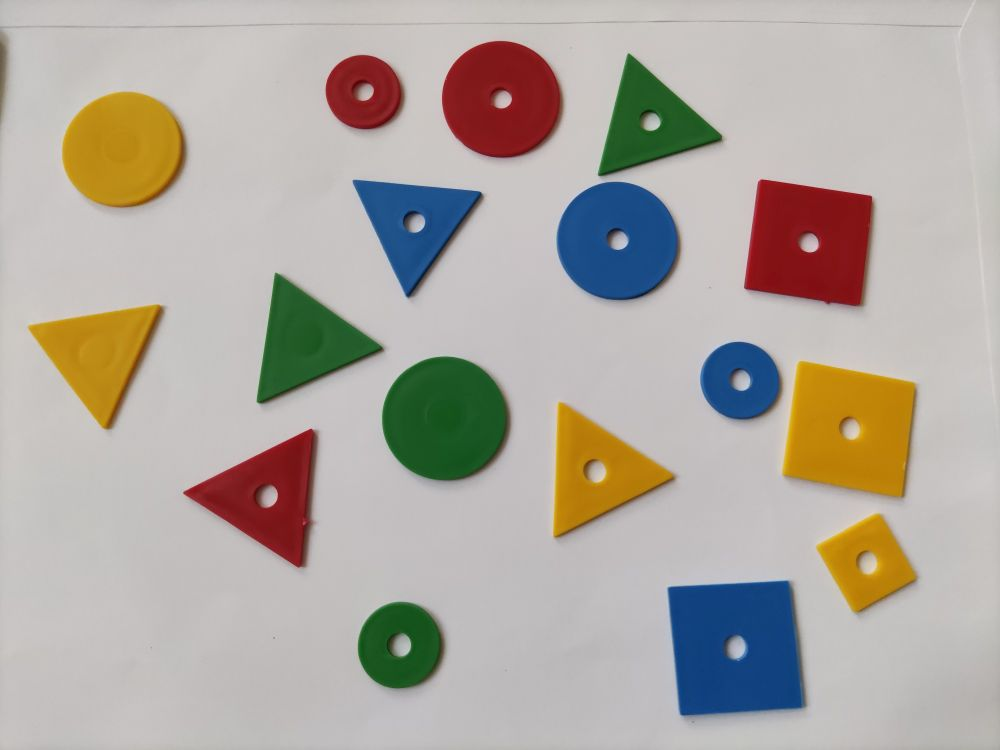
#> input picture Példatár/shapes/shapes_10.jpg, 1000 x 750 px
$ python 07_01_edge_plot.py
#> lines starting #> are read from the running program, lines starting #| are printed output that depends on the picture

import cv2
import numpy as np
from matplotlib import pyplot as plt

plot_type = 2


def print_usage():
    print('Usage:')
    print('x: Select intensity profile along the X-axis')
    print('y: Select intensity profile along the Y-axis')
    print('b: Select intensity profile along both axes (default)')
    print('Left mouse click: draw selected profile(s) defined by the clicked position')
    print('q: quit')


def get_diagram_as_image(fig_in):
    fig_in.canvas.draw()
    data = np.frombuffer(fig_in.canvas.tostring_rgb(), dtype=np.uint8)
    data = data.reshape(fig_in.canvas.get_width_height()[::-1] + (3,))
    data_bgr = cv2.cvtColor(data, cv2.COLOR_RGB2BGR)

    return data_bgr


def mouse_click(event, x, y, flags, param):
    global image_in, image_gray_bgr, image_copy
    global fig

    if event == cv2.EVENT_LBUTTONDOWN:
        image_gray_bgr = image_copy.copy()
        if image_gray_bgr.ndim == 3:
            if (plot_type == 0) or (plot_type == 2):
                image_gray_bgr[y, :] = [0, 0, 255]
            if (plot_type == 1) or (plot_type == 2):
                image_gray_bgr[:, x] = [0, 255, 0]
        cv2.imshow('image', image_gray_bgr)

        fig.clf()
        if (plot_type == 0) or (plot_type == 2):
            plt.plot(image_in[y, :], color='r')
        if (plot_type == 1) or (plot_type == 2):
            plt.plot(image_in[:, x], color='g')
        # plt.ylim([0, 255])
        # fig.tight_layout(pad=0)
        edge_plot = get_diagram_as_image(fig)
        cv2.imshow('edge_plot', edge_plot)


print_usage()

image_in = cv2.imread('shapes/shapes_10.jpg', cv2.IMREAD_GRAYSCALE)
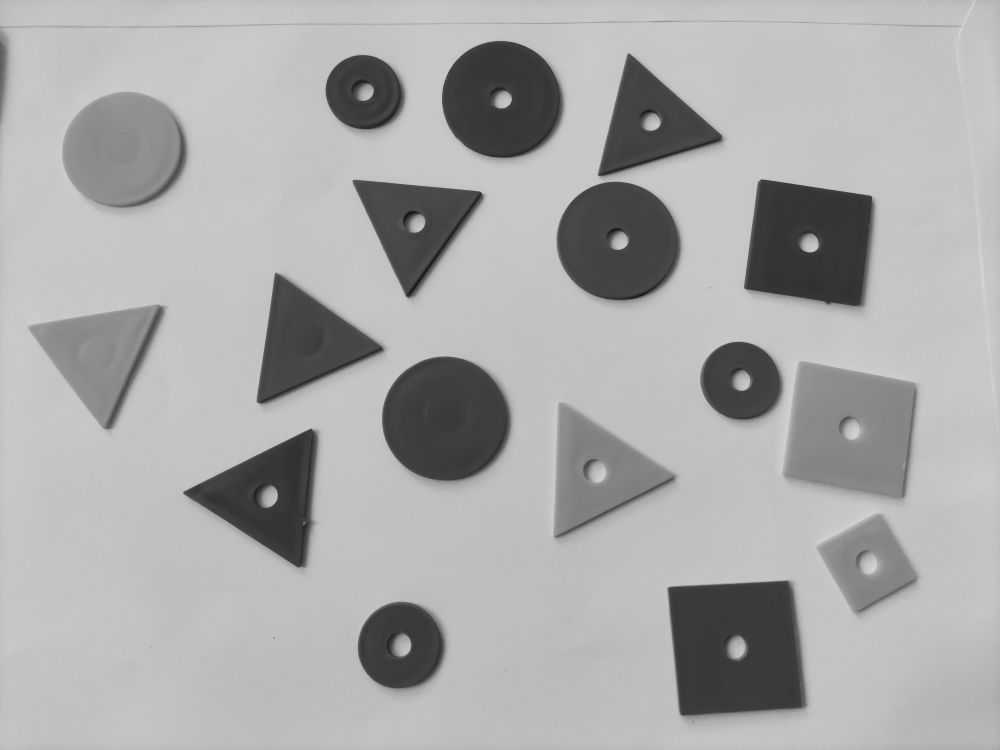
#> image_in: shape (750, 1000); min 14, max 216, mean 170.3
# [5 lines of commented-out code are left out]
image_gray_bgr = cv2.merge([image_in, image_in, image_in])
image_copy = image_gray_bgr.copy()

fig = plt.figure(figsize=(4, 2), dpi=100)

cv2.imshow('image', image_in)
cv2.setMouseCallback('image', mouse_click)

while True:
    key = cv2.waitKey(0)
#> (key x is pressed here)

    if key == ord('x'):
        plot_type = 0

    if key == ord('y'):
        plot_type = 1

    if key == ord('b'):
        plot_type = 2

    if key == ord('q'):
        break


cv2.destroyAllWindows()

$ run again, with Példatár/PalPant_800.jpg copied over Példatár/shapes/shapes_10.jpg
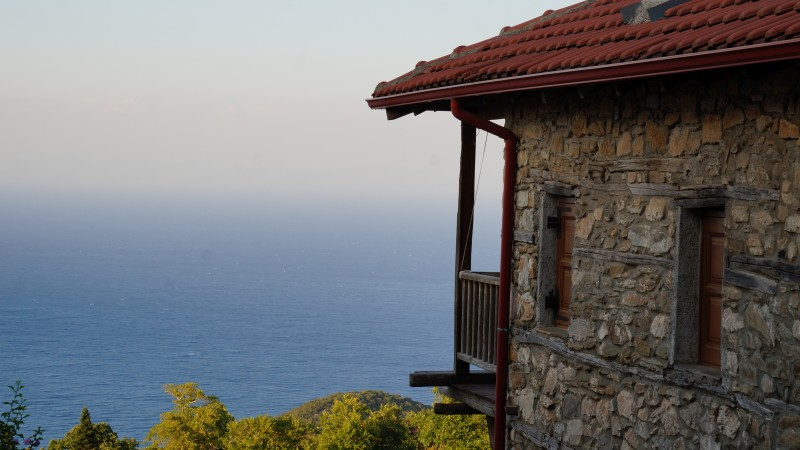
#> input picture Példatár/PalPant_800.jpg, 800 x 450 px
#> `image_in = cv2.imread('shapes/shapes_10.jpg', cv2.IMREAD_GRAYSCALE)`:
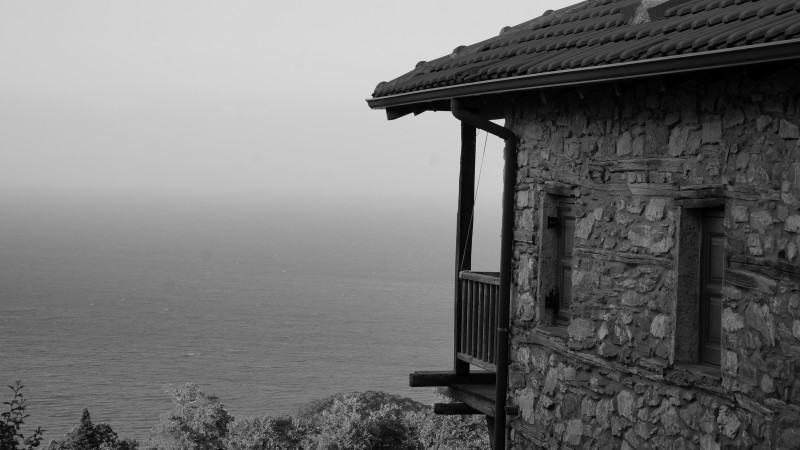
#> image_in: shape (450, 800); min 0, max 230, mean 113.5
